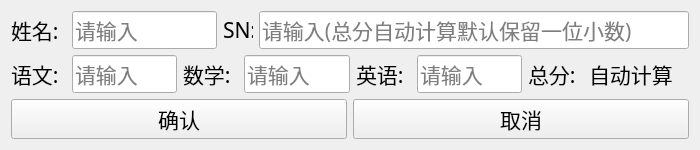
<?xml version="1.0" encoding="UTF-8"?>
<ui version="4.0">
 <class>StuAdd</class>
 <widget class="QWidget" name="StuAdd">
  <property name="enabled">
   <bool>true</bool>
  </property>
  <property name="geometry">
   <rect>
    <x>0</x>
    <y>0</y>
    <width>700</width>
    <height>150</height>
   </rect>
  </property>
  <property name="minimumSize">
   <size>
    <width>700</width>
    <height>150</height>
   </size>
  </property>
  <property name="maximumSize">
   <size>
    <width>700</width>
    <height>150</height>
   </size>
  </property>
  <property name="font">
   <font>
    <family>楷体</family>
    <pointsize>16</pointsize>
    <italic>false</italic>
   </font>
  </property>
  <property name="windowTitle">
   <string>增加学生</string>
  </property>
  <property name="windowIcon">
   <iconset resource="../../Qrc/20240822_Mine1.qrc">
    <normaloff>:/new/prefix1/X:/PS/Photos/L_S_E/L_S_E-1_1.jpg</normaloff>:/new/prefix1/X:/PS/Photos/L_S_E/L_S_E-1_1.jpg</iconset>
  </property>
  <layout class="QVBoxLayout" name="verticalLayout">
   <item>
    <layout class="QHBoxLayout" name="horizontalLayout_2">
     <item>
      <widget class="QLabel" name="L1_Name">
       <property name="minimumSize">
        <size>
         <width>55</width>
         <height>30</height>
        </size>
       </property>
       <property name="maximumSize">
        <size>
         <width>55</width>
         <height>50</height>
        </size>
       </property>
       <property name="font">
        <font>
         <family>楷体</family>
         <pointsize>16</pointsize>
         <italic>false</italic>
        </font>
       </property>
       <property name="text">
        <string>姓名:</string>
       </property>
      </widget>
     </item>
     <item>
      <widget class="QLineEdit" name="LE1_Name">
       <property name="minimumSize">
        <size>
         <width>125</width>
         <height>30</height>
        </size>
       </property>
       <property name="maximumSize">
        <size>
         <width>145</width>
         <height>50</height>
        </size>
       </property>
       <property name="font">
        <font>
         <family>楷体</family>
         <pointsize>16</pointsize>
         <italic>false</italic>
        </font>
       </property>
       <property name="placeholderText">
        <string>请输入</string>
       </property>
      </widget>
     </item>
     <item>
      <widget class="QLabel" name="L2_SN">
       <property name="minimumSize">
        <size>
         <width>30</width>
         <height>30</height>
        </size>
       </property>
       <property name="maximumSize">
        <size>
         <width>30</width>
         <height>50</height>
        </size>
       </property>
       <property name="font">
        <font>
         <family>楷体</family>
         <pointsize>16</pointsize>
         <italic>false</italic>
        </font>
       </property>
       <property name="text">
        <string>SN:</string>
       </property>
      </widget>
     </item>
     <item>
      <widget class="QLineEdit" name="LE2_SN">
       <property name="minimumSize">
        <size>
         <width>410</width>
         <height>30</height>
        </size>
       </property>
       <property name="maximumSize">
        <size>
         <width>470</width>
         <height>50</height>
        </size>
       </property>
       <property name="font">
        <font>
         <family>楷体</family>
         <pointsize>16</pointsize>
         <italic>false</italic>
        </font>
       </property>
       <property name="placeholderText">
        <string>请输入(总分自动计算默认保留一位小数)</string>
       </property>
      </widget>
     </item>
    </layout>
   </item>
   <item>
    <layout class="QHBoxLayout" name="horizontalLayout_1">
     <item>
      <widget class="QLabel" name="L3_YW">
       <property name="minimumSize">
        <size>
         <width>55</width>
         <height>30</height>
        </size>
       </property>
       <property name="maximumSize">
        <size>
         <width>55</width>
         <height>50</height>
        </size>
       </property>
       <property name="font">
        <font>
         <family>楷体</family>
         <pointsize>16</pointsize>
         <italic>false</italic>
        </font>
       </property>
       <property name="text">
        <string>语文:</string>
       </property>
      </widget>
     </item>
     <item>
      <widget class="QLineEdit" name="LE3_YW">
       <property name="minimumSize">
        <size>
         <width>100</width>
         <height>30</height>
        </size>
       </property>
       <property name="maximumSize">
        <size>
         <width>120</width>
         <height>50</height>
        </size>
       </property>
       <property name="font">
        <font>
         <family>楷体</family>
         <pointsize>16</pointsize>
         <italic>false</italic>
        </font>
       </property>
       <property name="placeholderText">
        <string>请输入</string>
       </property>
      </widget>
     </item>
     <item>
      <widget class="QLabel" name="L4_SX">
       <property name="minimumSize">
        <size>
         <width>55</width>
         <height>30</height>
        </size>
       </property>
       <property name="maximumSize">
        <size>
         <width>55</width>
         <height>50</height>
        </size>
       </property>
       <property name="font">
        <font>
         <family>楷体</family>
         <pointsize>16</pointsize>
         <italic>false</italic>
        </font>
       </property>
       <property name="text">
        <string>数学:</string>
       </property>
      </widget>
     </item>
     <item>
      <widget class="QLineEdit" name="LE4_SX">
       <property name="minimumSize">
        <size>
         <width>100</width>
         <height>30</height>
        </size>
       </property>
       <property name="maximumSize">
        <size>
         <width>120</width>
         <height>50</height>
        </size>
       </property>
       <property name="font">
        <font>
         <family>楷体</family>
         <pointsize>16</pointsize>
         <italic>false</italic>
        </font>
       </property>
       <property name="placeholderText">
        <string>请输入</string>
       </property>
      </widget>
     </item>
     <item>
      <widget class="QLabel" name="L5_YY">
       <property name="minimumSize">
        <size>
         <width>55</width>
         <height>30</height>
        </size>
       </property>
       <property name="maximumSize">
        <size>
         <width>55</width>
         <height>50</height>
        </size>
       </property>
       <property name="font">
        <font>
         <family>楷体</family>
         <pointsize>16</pointsize>
         <italic>false</italic>
        </font>
       </property>
       <property name="text">
        <string>英语:</string>
       </property>
      </widget>
     </item>
     <item>
      <widget class="QLineEdit" name="LE5_YY">
       <property name="minimumSize">
        <size>
         <width>100</width>
         <height>30</height>
        </size>
       </property>
       <property name="maximumSize">
        <size>
         <width>120</width>
         <height>50</height>
        </size>
       </property>
       <property name="font">
        <font>
         <family>楷体</family>
         <pointsize>16</pointsize>
         <italic>false</italic>
        </font>
       </property>
       <property name="placeholderText">
        <string>请输入</string>
       </property>
      </widget>
     </item>
     <item>
      <widget class="QLabel" name="L6_ZF">
       <property name="minimumSize">
        <size>
         <width>55</width>
         <height>30</height>
        </size>
       </property>
       <property name="maximumSize">
        <size>
         <width>55</width>
         <height>50</height>
        </size>
       </property>
       <property name="font">
        <font>
         <family>楷体</family>
         <pointsize>16</pointsize>
         <italic>false</italic>
        </font>
       </property>
       <property name="text">
        <string>总分:</string>
       </property>
      </widget>
     </item>
     <item>
      <widget class="QLabel" name="L7_ShowZF">
       <property name="minimumSize">
        <size>
         <width>100</width>
         <height>30</height>
        </size>
       </property>
       <property name="maximumSize">
        <size>
         <width>120</width>
         <height>50</height>
        </size>
       </property>
       <property name="text">
        <string>自动计算</string>
       </property>
      </widget>
     </item>
    </layout>
   </item>
   <item>
    <layout class="QHBoxLayout" name="horizontalLayout_3">
     <item>
      <widget class="QPushButton" name="PB1_Yes">
       <property name="minimumSize">
        <size>
         <width>330</width>
         <height>30</height>
        </size>
       </property>
       <property name="maximumSize">
        <size>
         <width>350</width>
         <height>50</height>
        </size>
       </property>
       <property name="font">
        <font>
         <family>楷体</family>
         <pointsize>16</pointsize>
         <italic>false</italic>
        </font>
       </property>
       <property name="text">
        <string>确认</string>
       </property>
      </widget>
     </item>
     <item>
      <widget class="QPushButton" name="PB2_No">
       <property name="minimumSize">
        <size>
         <width>330</width>
         <height>30</height>
        </size>
       </property>
       <property name="maximumSize">
        <size>
         <width>350</width>
         <height>50</height>
        </size>
       </property>
       <property name="font">
        <font>
         <family>楷体</family>
         <pointsize>16</pointsize>
         <italic>false</italic>
        </font>
       </property>
       <property name="text">
        <string>取消</string>
       </property>
      </widget>
     </item>
    </layout>
   </item>
  </layout>
 </widget>
 <resources>
  <include location="../../Qrc/20240822_Mine1.qrc"/>
 </resources>
 <connections/>
</ui>
